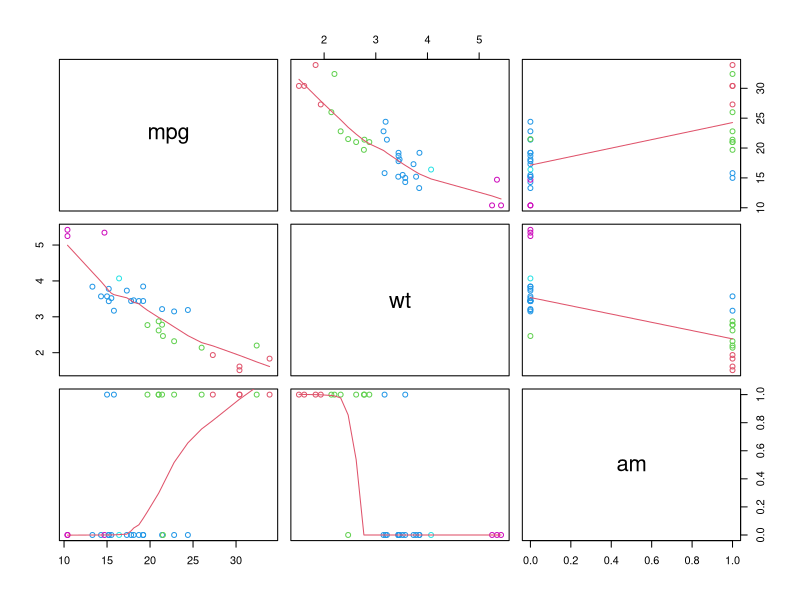
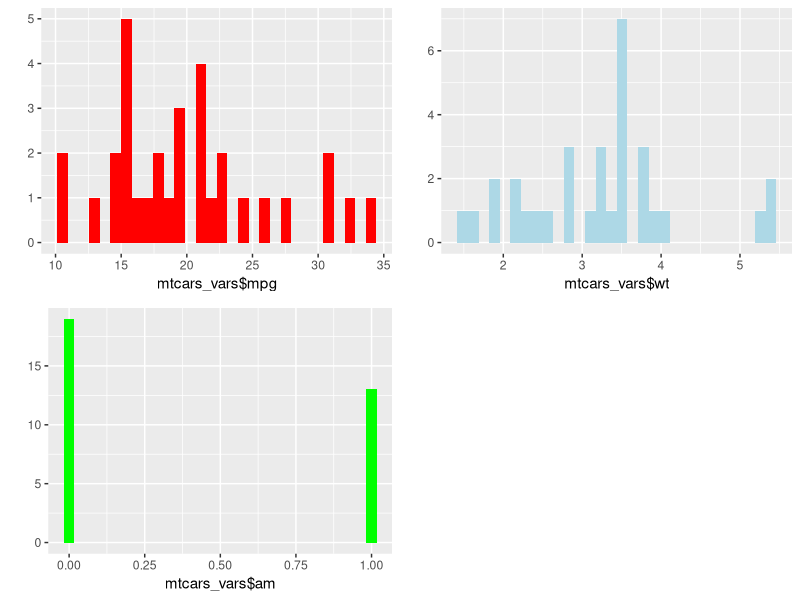
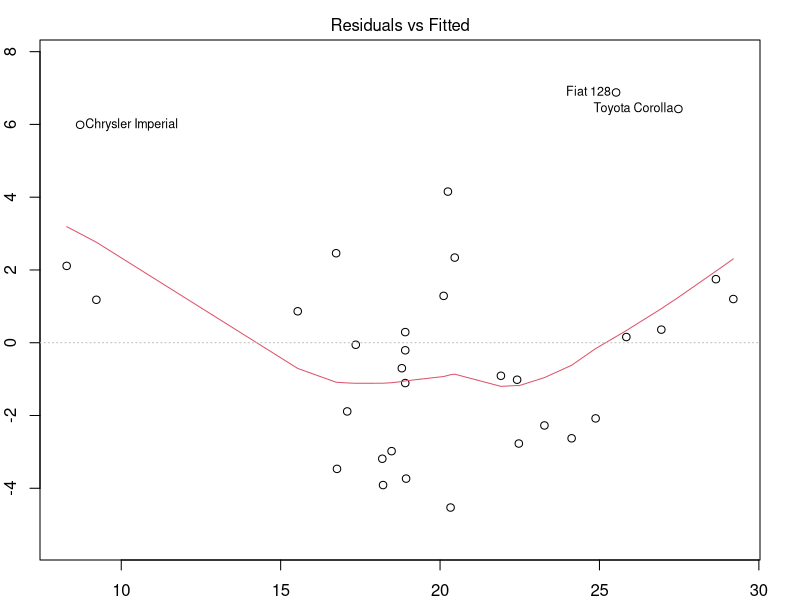

Source code (R) for these figures, in order:
## ---- chunk 1
data(mtcars)
n <- length(mtcars$mpg)
alpha <- 0.05
fit <- lm(mpg ~ am, data = mtcars)
coef(summary(fit))
## ---- chunk 2
pe <- coef(summary(fit))["am", "Estimate"]
se <- coef(summary(fit))["am", "Std. Error"]
tstat <- qt(1 - alpha/2, n - 2)  # n - 2 for model with intercept and slope
pe + c(-1, 1) * (se * tstat)
## ---- chunk 3
# fit a model using the regressors suggested by bestglm residual plot is in
# Appendix
bestfit <- lm(mpg ~ wt + am, data = mtcars)
coef(summary(bestfit))
## ---- chunk 4
pe <- coef(summary(bestfit))["am", "Estimate"]
se <- coef(summary(bestfit))["am", "Std. Error"]
tstat <- qt(1 - alpha/2, n - 2)  # n - 2 for model with intercept and slope
pe + c(-1, 1) * (se * tstat)
## ---- chunk 5
# nested model testing of the model selected by bestglm
fit1 <- lm(mpg ~ wt, data = mtcars)
fit2 <- update(fit1, mpg ~ wt + am)
anova(fit1, fit2)
## ---- chunk 6
mtcars_vars <- mtcars[, c(1, 6, 9)]
mar.orig <- par()$mar  # save the original values 
par(mar = c(1, 1, 1, 1))  # set your new values 
pairs(mtcars_vars, panel = panel.smooth, col = 9 + mtcars$wt)
## ---- chunk 7
par(mar = mar.orig)  # put the original values back 
cor(mtcars_vars)
## ---- chunk 8
library(ggplot2)
library(gridExtra)
mpg_dist <- qplot(mtcars_vars$mpg, fill = I("red"))
wt_dist <- qplot(mtcars_vars$wt, fill = I("lightblue"))
am_dist <- qplot(mtcars_vars$am, fill = I("green"))
grid.arrange(mpg_dist, wt_dist, am_dist, ncol = 2)
## ---- chunk 9
by(mtcars_vars$mpg, mtcars_vars$am, sd)
## ---- chunk 10
mar.orig <- par()$mar  # save the original values 
par(mar = c(2, 2, 2, 2))  # set your new values 
plot(bestfit, which = c(1:1))
